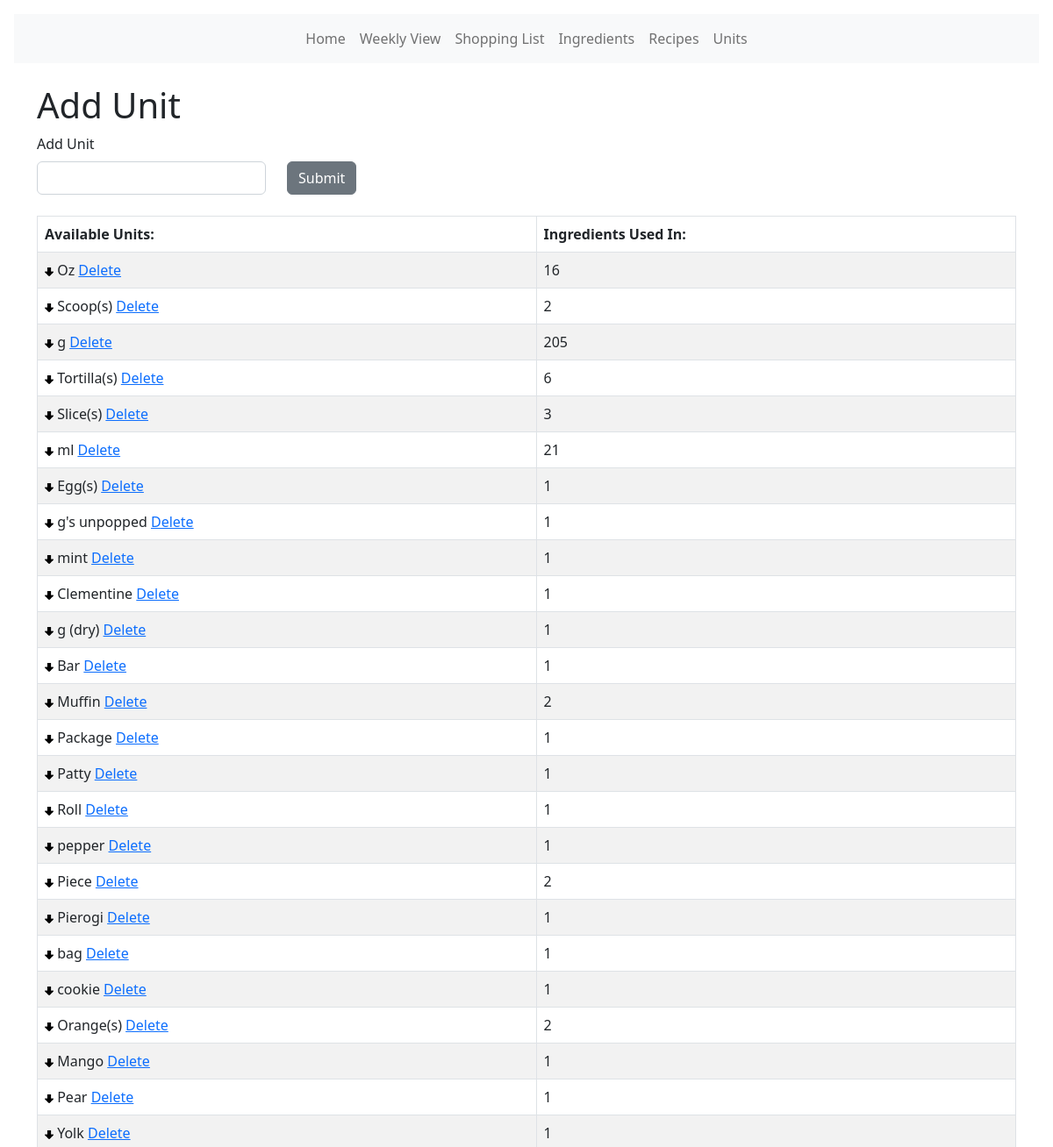
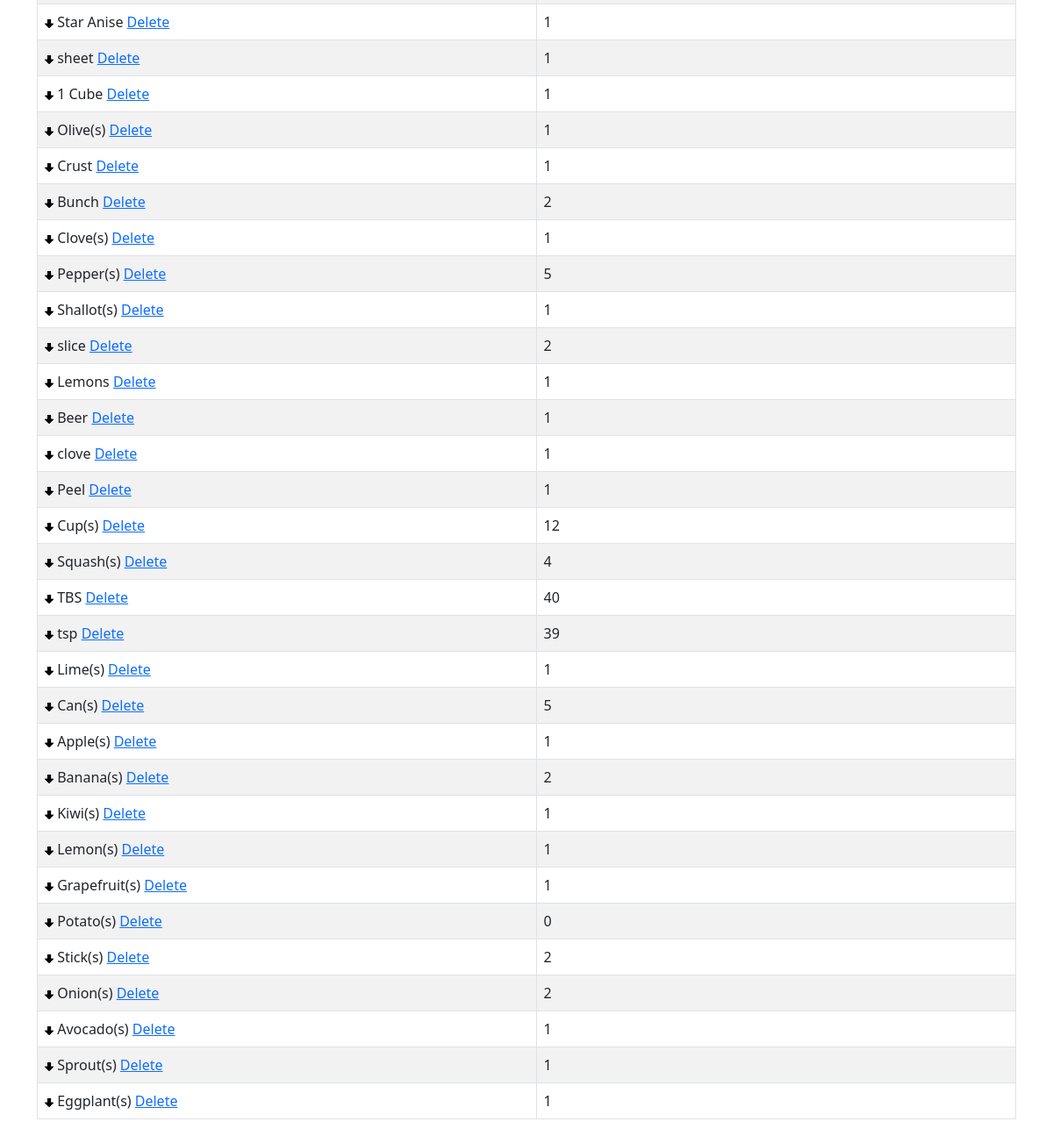
The app's page /units, older data (2 pictures, top to bottom).
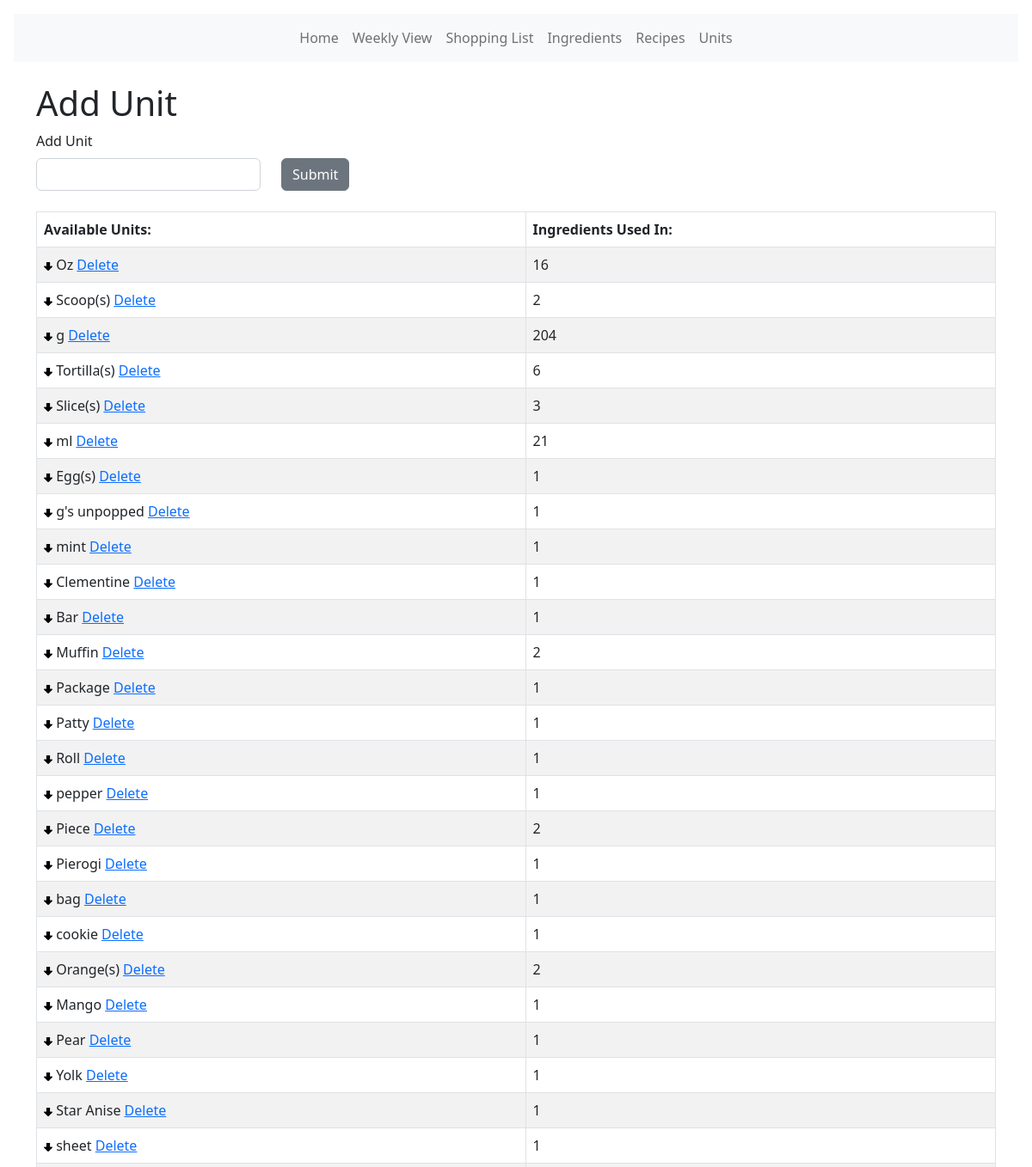
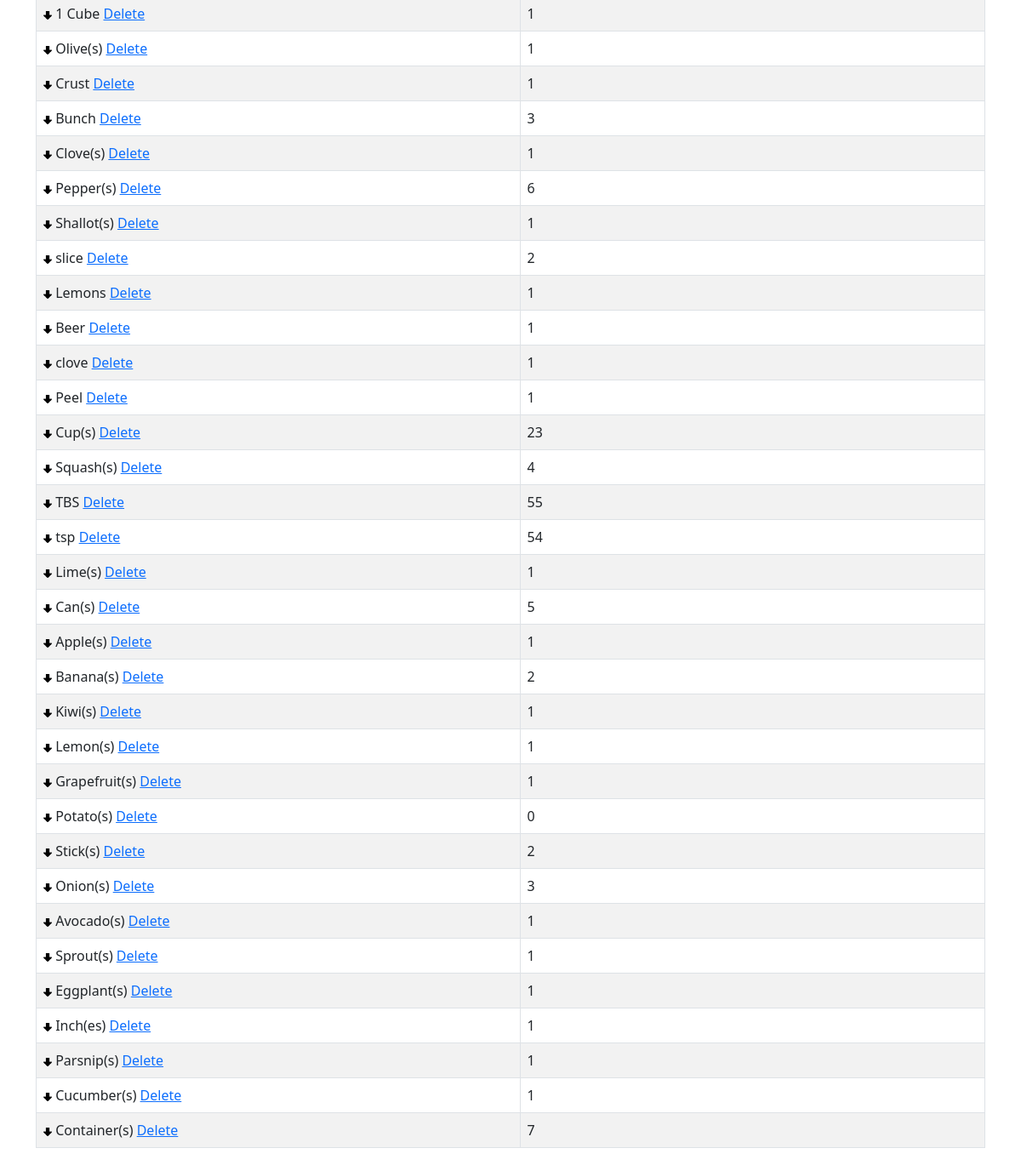
The same page, newer data (2 pictures, top to bottom).
### models.py (models this page shows, shortened)
class Unit(db.Model):
    id = db.Column(db.Integer, primary_key=True)
    oid = db.Column(db.Integer, autoincrement=True)
    name = db.Column(db.String(30))
    ingredients = db.relationship("UnitIngredient", backref="unit")
    def count_unit(self):
        count = UnitIngredient.query.filter_by(uid=self.id).count()
        return count

### main.py (the view)
@app.route("/units", methods=["GET", "POST"])
def unit_page():
    unit_list = Unit.query.order_by(Unit.oid)
    last_oid = Unit.query.order_by(Unit.oid.desc()).first()
    new_oid = last_oid.oid + 1
    form = AddUnit()
    if form.submit.data and form.validate_on_submit():
        update = Unit(oid=new_oid, name=form.unit.data)
        db.session.add(update)
        db.session.commit()
        unit_list = Unit.query.order_by(Unit.oid)
    return render_template("/units/units.html", unit_list=unit_list, form=form)

### forms.py
class AddUnit(FlaskForm):
    unit = StringField(
        "Add Unit",
        validators=[validators.InputRequired()],
    )
    submit = SubmitField("Submit")

### templates/units/units.html (shortened to what this page needs)
<!DOCTYPE html>
<html lang="en">
  <head>
    <link
      href="{{ url_for('static', filename='css/select2.css') }}"
      rel="stylesheet"
    />
    {% extends 'base.html' %} {% block content %}
  </head>
  <body>
    <br />
    <h1>Add Unit</h1>
    <form method="POST">
      <div class="row">
        <div class="col-3">
          {{ form.hidden_tag() }} {{ form.unit.label(class="form-label") }} {{
          form.unit(class="form-control w-100") }}
        </div>
        <div class="col-2">
          <br />
          {{ form.submit(class="btn btn-secondary mt-2") }}
        </div>
      </div>
    </form>
    <br />
    <table class="table table-hover table-bordered table-striped">
      <thead>
        <tr>
          <th>Available Units:</th>
          <th>Ingredients Used In:</th>
        </tr>
      </thead>
      <tbody>
        <tr>
          {% for unit in unit_list %}
          <td>
            <a href="{{url_for('unit_order_move_down', id=unit.id)}}"><img
              src="{{ url_for('static', filename='images/down_arrow.png') }}" width="10" /></a>
            {{unit.name}}
            <a
              href="{{url_for('unit_delete', id=unit.id)}}"
              ,
              onclick="return confirm('Are you want to delete this? You cannot undo this action.')"
              >Delete</a
            >
          </td>
          <td>{{unit.count_unit()}}</td>
        </tr>
        {% endfor %}
      </tbody>
    </table>
  </body>
  {% endblock %}

### templates/base.html (shortened to what this page needs)
<!DOCTYPE html>
<html lang="en">
  <head>
    <link
      href="{{ url_for('static', filename='css/bs.css') }}"
      rel="stylesheet"
    />
    <link
      href="{{ url_for('static', filename='css/style.css') }}"
      rel="stylesheet"
    />
  </head>
  <body>
    {% include 'navbar.html' %}
    <div class="container">{% block content %} {% endblock %}</div>
  </body>
</html>

### templates/navbar.html (shortened to what this page needs)
<!DOCTYPE html>
<html lang="en">
  <head>
    <link
      href="https://cdn.jsdelivr.net/npm/bootstrap@5.2.0/dist/css/bootstrap.min.css"
      rel="stylesheet"
    />
    <link
      href="https://getbootstrap.com/docs/5.2/assets/css/docs.css"
      rel="stylesheet"
    />
  </head>
  <body class="p-3 m-0 border-0 bd-example">
    <nav class="navbar navbar-expand-lg bg-light d-print-none">
      <div class="container-fluid">
        <div class="collapse navbar-collapse" id="navbarTogglerDemo01">
          <ul class="navbar-nav mx-auto mb-2 mb-lg-0">
            <li class="nav-item">
              <a class="nav-link" href="{{ url_for('index') }}">Home</a>
            </li>
            <li class="nav-item">
              <a class="nav-link" href="{{ url_for('weekly_view') }}">Weekly View</a>
            </li>
            <li class="nav-item">
              <a class="nav-link" href="{{ url_for('list') }}">Shopping List</a>
            <li class="nav-item">
              <a class="nav-link" href="{{ url_for('ingredient_page') }}">Ingredients</a>
            </li>
            <li class="nav-item">
              <a class="nav-link" href="{{ url_for('recipe_list') }}">Recipes</a>
            </li>
            <li class="nav-item">
              <a class="nav-link" href="{{ url_for('unit_page') }}">Units</a>
            </li>
            </li>
          </ul>
        </div>
      </div>
    </nav>
  </body>
</html>

Row changes from the older to the newer data that the page shows:
removed Unit: name "g (dry)", count_unit "1"
computed for Unit (number 3 of 59 on the later page): count_unit "205" → "204"
computed for Unit "Bunch": count_unit "2" → "3"
computed for Unit "Pepper(s)": count_unit "5" → "6"
computed for Unit "Cup(s)": count_unit "12" → "23"
computed for Unit "TBS": count_unit "40" → "55"
computed for Unit "tsp": count_unit "39" → "54"
computed for Unit "Onion(s)": count_unit "2" → "3"
added Unit: name "Inch(es)", count_unit "1"
added Unit: name "Parsnip(s)", count_unit "1"
added Unit: name "Cucumber(s)", count_unit "1"
added Unit: name "Container(s)", count_unit "7"
